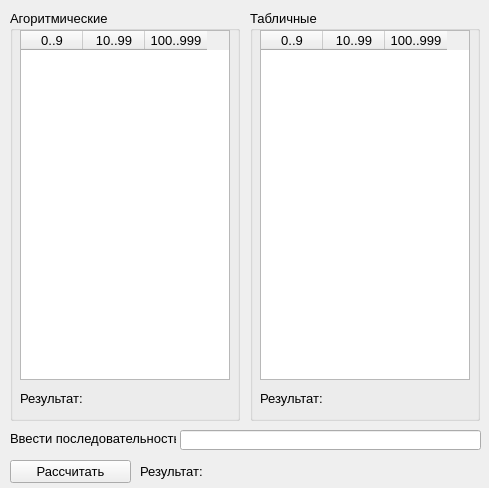
<?xml version="1.0" encoding="UTF-8"?>
<ui version="4.0">
 <class>MainWindow</class>
 <widget class="QMainWindow" name="MainWindow">
  <property name="geometry">
   <rect>
    <x>0</x>
    <y>0</y>
    <width>489</width>
    <height>488</height>
   </rect>
  </property>
  <property name="windowTitle">
   <string>MainWindow</string>
  </property>
  <widget class="QWidget" name="centralWidget">
   <widget class="QLineEdit" name="lineEdit">
    <property name="geometry">
     <rect>
      <x>180</x>
      <y>430</y>
      <width>301</width>
      <height>20</height>
     </rect>
    </property>
   </widget>
   <widget class="QLabel" name="label_3">
    <property name="geometry">
     <rect>
      <x>10</x>
      <y>430</y>
      <width>166</width>
      <height>16</height>
     </rect>
    </property>
    <property name="font">
     <font>
      <pointsize>10</pointsize>
     </font>
    </property>
    <property name="text">
     <string>Ввести последовательность</string>
    </property>
   </widget>
   <widget class="QGroupBox" name="groupBox">
    <property name="geometry">
     <rect>
      <x>10</x>
      <y>10</y>
      <width>230</width>
      <height>411</height>
     </rect>
    </property>
    <property name="font">
     <font>
      <pointsize>10</pointsize>
     </font>
    </property>
    <property name="title">
     <string>Агоритмические</string>
    </property>
    <widget class="QTableWidget" name="tb1">
     <property name="geometry">
      <rect>
       <x>10</x>
       <y>20</y>
       <width>210</width>
       <height>350</height>
      </rect>
     </property>
     <property name="columnCount">
      <number>3</number>
     </property>
     <attribute name="horizontalHeaderDefaultSectionSize">
      <number>62</number>
     </attribute>
     <column>
      <property name="text">
       <string>0..9</string>
      </property>
     </column>
     <column>
      <property name="text">
       <string>10..99</string>
      </property>
     </column>
     <column>
      <property name="text">
       <string>100..999</string>
      </property>
     </column>
    </widget>
    <widget class="QLabel" name="lbl_alg">
     <property name="geometry">
      <rect>
       <x>10</x>
       <y>380</y>
       <width>211</width>
       <height>16</height>
      </rect>
     </property>
     <property name="font">
      <font>
       <pointsize>10</pointsize>
      </font>
     </property>
     <property name="text">
      <string>Результат: </string>
     </property>
    </widget>
   </widget>
   <widget class="QGroupBox" name="groupBox_2">
    <property name="geometry">
     <rect>
      <x>250</x>
      <y>10</y>
      <width>230</width>
      <height>411</height>
     </rect>
    </property>
    <property name="font">
     <font>
      <pointsize>10</pointsize>
     </font>
    </property>
    <property name="title">
     <string>Табличные</string>
    </property>
    <widget class="QTableWidget" name="tb2">
     <property name="geometry">
      <rect>
       <x>10</x>
       <y>20</y>
       <width>210</width>
       <height>350</height>
      </rect>
     </property>
     <property name="columnCount">
      <number>3</number>
     </property>
     <attribute name="horizontalHeaderDefaultSectionSize">
      <number>62</number>
     </attribute>
     <column>
      <property name="text">
       <string>0..9</string>
      </property>
     </column>
     <column>
      <property name="text">
       <string>10..99</string>
      </property>
     </column>
     <column>
      <property name="text">
       <string>100..999</string>
      </property>
     </column>
    </widget>
    <widget class="QLabel" name="lbl_tbl">
     <property name="geometry">
      <rect>
       <x>10</x>
       <y>380</y>
       <width>211</width>
       <height>16</height>
      </rect>
     </property>
     <property name="font">
      <font>
       <pointsize>10</pointsize>
      </font>
     </property>
     <property name="text">
      <string>Результат: </string>
     </property>
    </widget>
   </widget>
   <widget class="QLabel" name="lbl_seq">
    <property name="geometry">
     <rect>
      <x>140</x>
      <y>463</y>
      <width>121</width>
      <height>16</height>
     </rect>
    </property>
    <property name="font">
     <font>
      <pointsize>10</pointsize>
     </font>
    </property>
    <property name="text">
     <string>Результат:</string>
    </property>
   </widget>
   <widget class="QPushButton" name="btn_calculate">
    <property name="geometry">
     <rect>
      <x>10</x>
      <y>460</y>
      <width>121</width>
      <height>23</height>
     </rect>
    </property>
    <property name="font">
     <font>
      <pointsize>10</pointsize>
     </font>
    </property>
    <property name="text">
     <string>Рассчитать</string>
    </property>
   </widget>
  </widget>
 </widget>
 <layoutdefault spacing="6" margin="11"/>
 <resources/>
 <connections/>
</ui>
